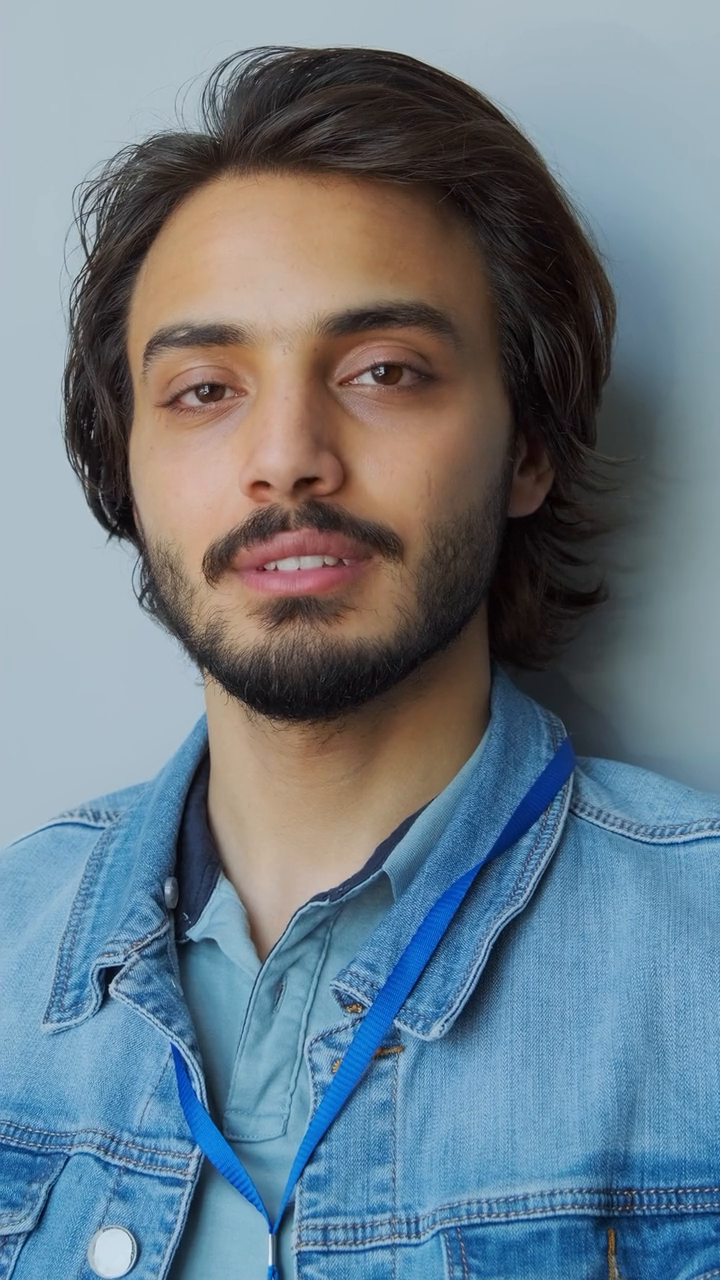
#> input picture frame 20 of Man1.mp4, 720 x 1280 px
$ python 'Video Tracking.py'
#> lines starting #> are read from the running program, lines starting #| are printed output that depends on the picture; after the words box and inside, x2 and y2 are one past the last pixel; in counts of white or black regions, pixels touching at a corner belong together
import numpy as np
import cv2
#lấy camera từ webcam
video = cv2.VideoCapture("Man1.mp4")
#trích xuất thư viện có dữ liệu sẵn
eye_detect = cv2.CascadeClassifier("haarcascade_eye_tree_eyeglasses.xml")
face_detect = cv2.CascadeClassifier("haarcascade_frontalface_default.xml")
#Hàm chạy liên tục để mở cửa sổ camera
while True:
    #video đọc đc gán cho frame
    _, frame = video.read()
#> frame is the input picture: shape (1280, 720, 3); mean B, G, R 134.8, 123.4, 107.9
    #cho thư viện tracking đc gán vào faces
    faces = face_detect.detectMultiScale(frame,1.3,5)
#> faces = [[56, 178, 497, 497]]
    #Truy xuất tọa độ của vật thể
    for (x,y,w,h) in faces:
        #thấy vật thể vẽ ô vuông quanh phần tracked
        cv2.rectangle(frame,(x,y),(x+w,y+h),(0,0,255),2)
        roi_frame = frame[y: y+h , x:x + w]
        eyes = eye_detect.detectMultiScale(roi_frame,1.08,5)
        for (ex,ey,ew,eh) in eyes:
            cv2.rectangle(roi_frame,(ex,ey),(ex+ew,ey+eh),(0,255,0),2)
#> this loop made 1 pass
#> (x, y, w, h, eyes) on pass 1: (56, 178, 497, 497, [[287, 150, 95, 95], [109, 176, 83, 83], [322, 147, 97, 97]])
#> pass 1, `roi_frame = frame[y: y+h , x:x + w]`:
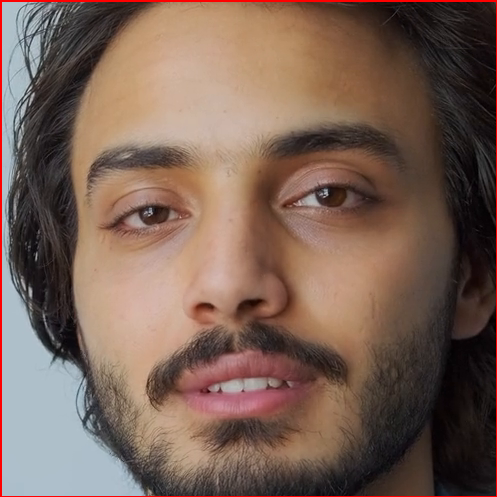
#> roi_frame: shape (497, 497, 3); mean B, G, R 85.4, 97.3, 121.5
#> after the loop:
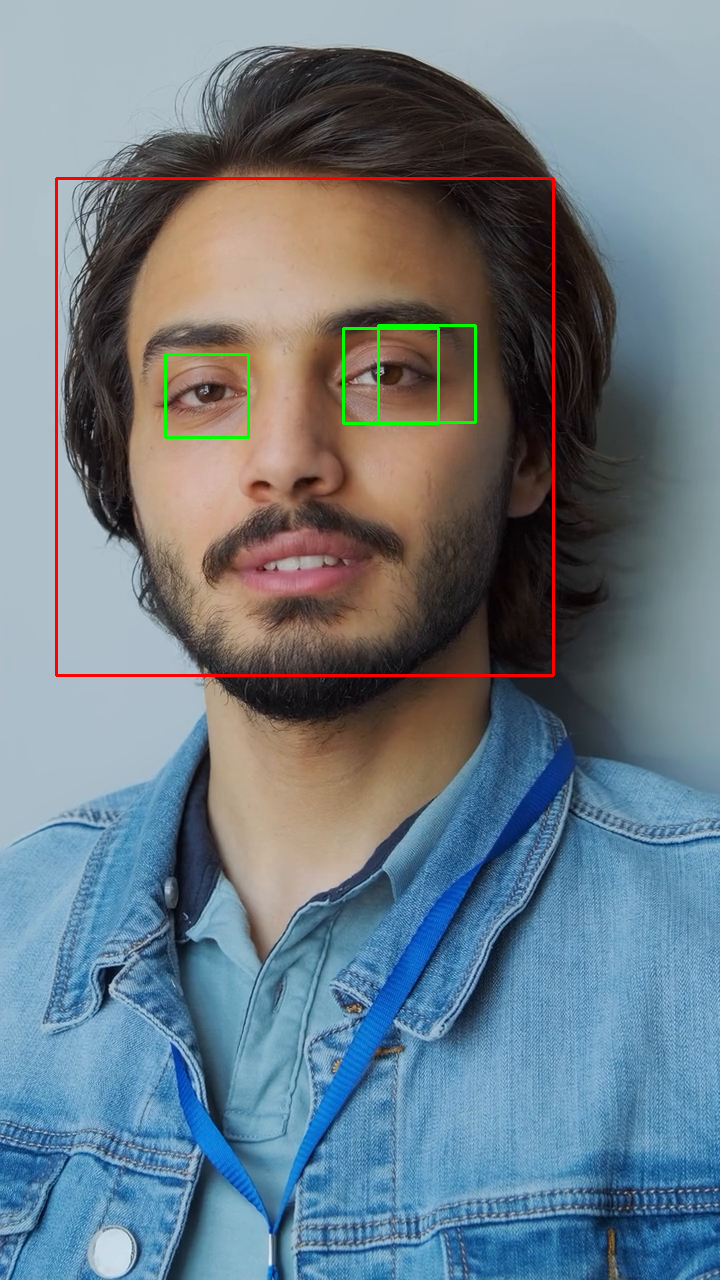
#> frame: shape (1280, 720, 3); 0.99% of pixels changed, all inside (x1, y1, x2, y2) = (55, 177, 555, 677)
#> after the loop:
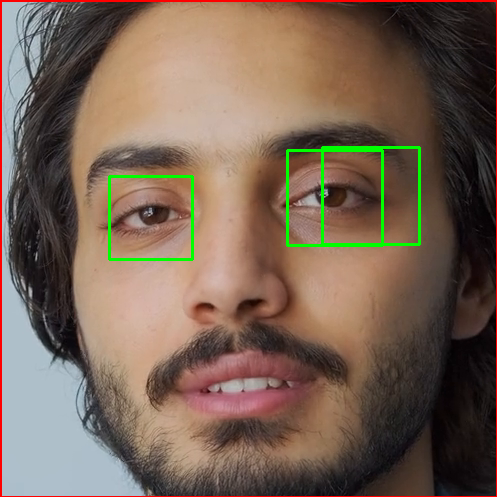
#> roi_frame: shape (497, 497, 3); 1.28% of pixels changed, all inside (x1, y1, x2, y2) = (108, 146, 421, 261)

    #show video đã đc track
    cv2.imshow("frame",frame)
    #nút tắt cửa sổ camera
    if cv2.waitKey(1) == ord("q"):
#> (key q is pressed here)
        break
#giải phóng video
video.release()
#làm sạch bộ nhớ
cv2.destroyAllWindows()

$ run again, starting later in the video
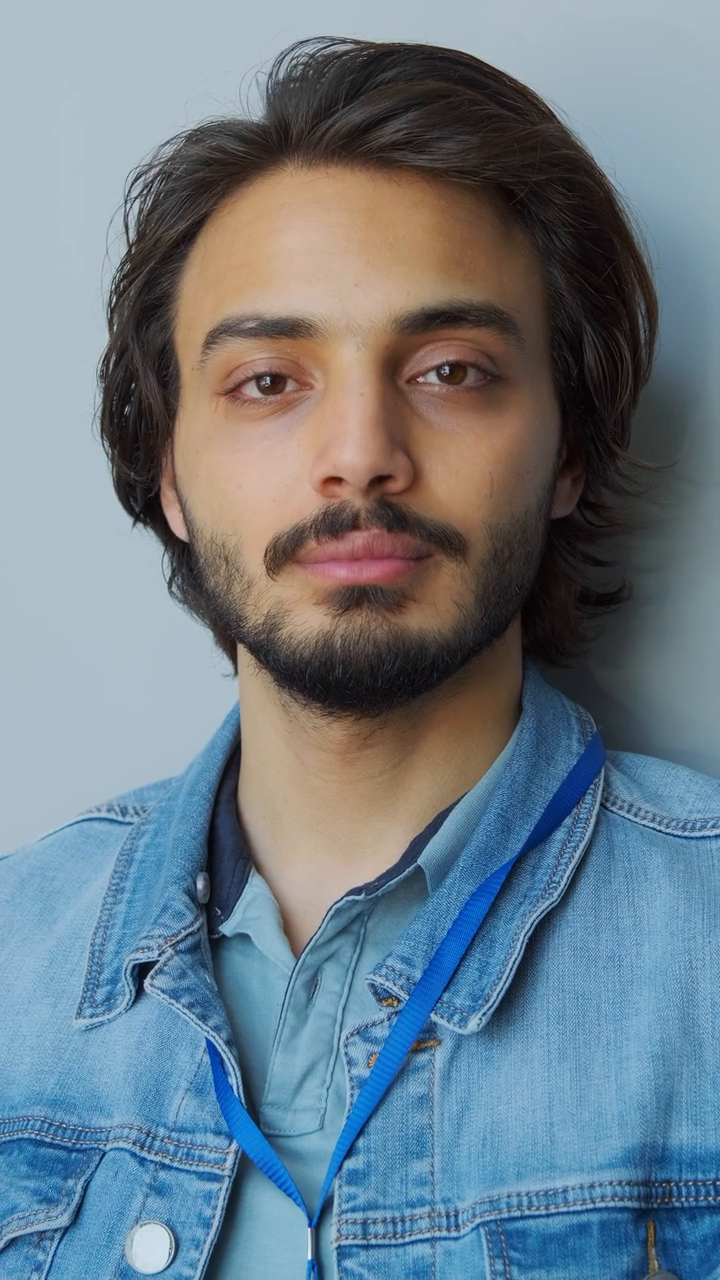
#> input picture frame 93 of Man1.mp4, 720 x 1280 px
#> frame is the input picture: shape (1280, 720, 3); mean B, G, R 136.3, 125.2, 109.8
#> faces = [[111, 174, 496, 496]]
#> the loop `for (x,y,w,h) in faces:` made 1 pass
#> (x, y, w, h, eyes) on pass 1: (111, 174, 496, 496, [[294, 150, 100, 100], [112, 167, 90, 90]])
#> after the loop `for (x,y,w,h) in faces:`:
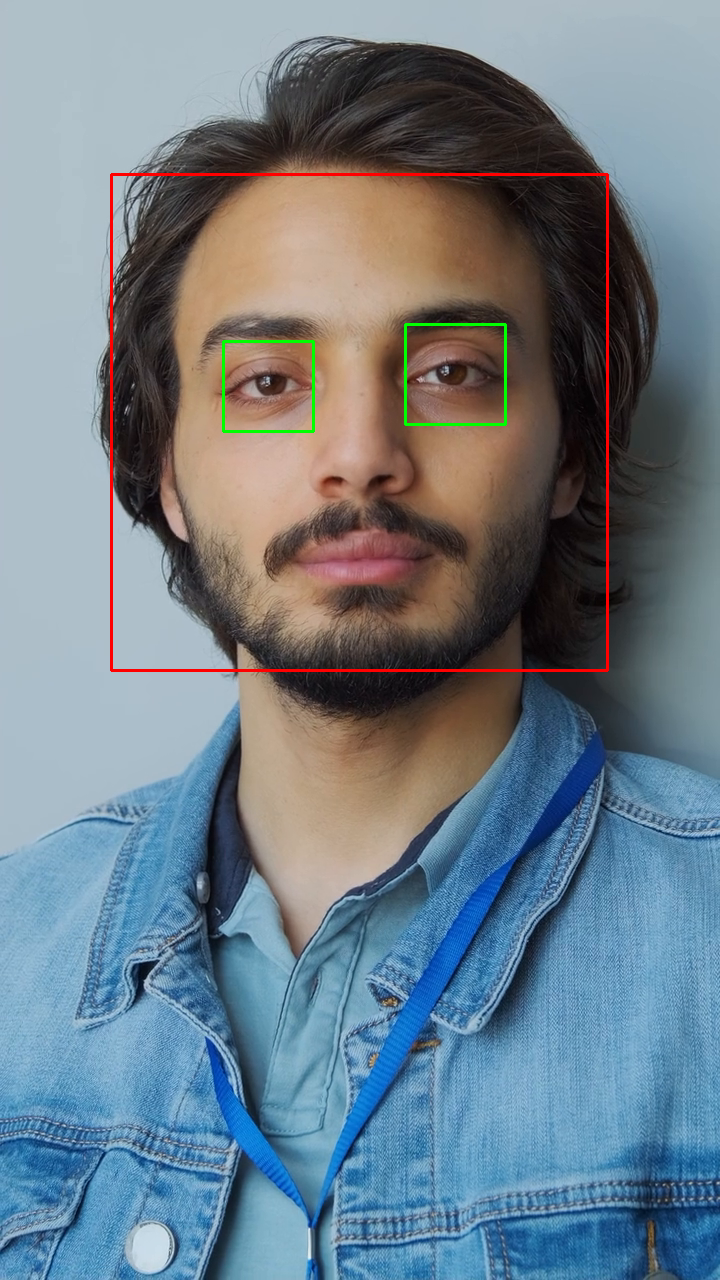
#> frame: shape (1280, 720, 3); 0.89% of pixels changed, all inside (x1, y1, x2, y2) = (110, 173, 609, 672)
#> after the loop `for (x,y,w,h) in faces:`:
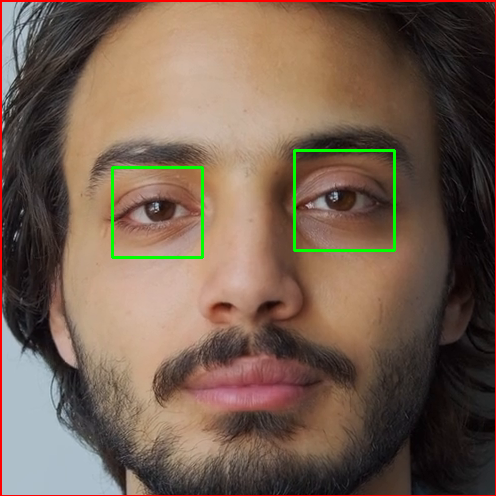
#> roi_frame: shape (496, 496, 3); mean B, G, R 79.8, 94.8, 116.8

$ run again, starting later in the video
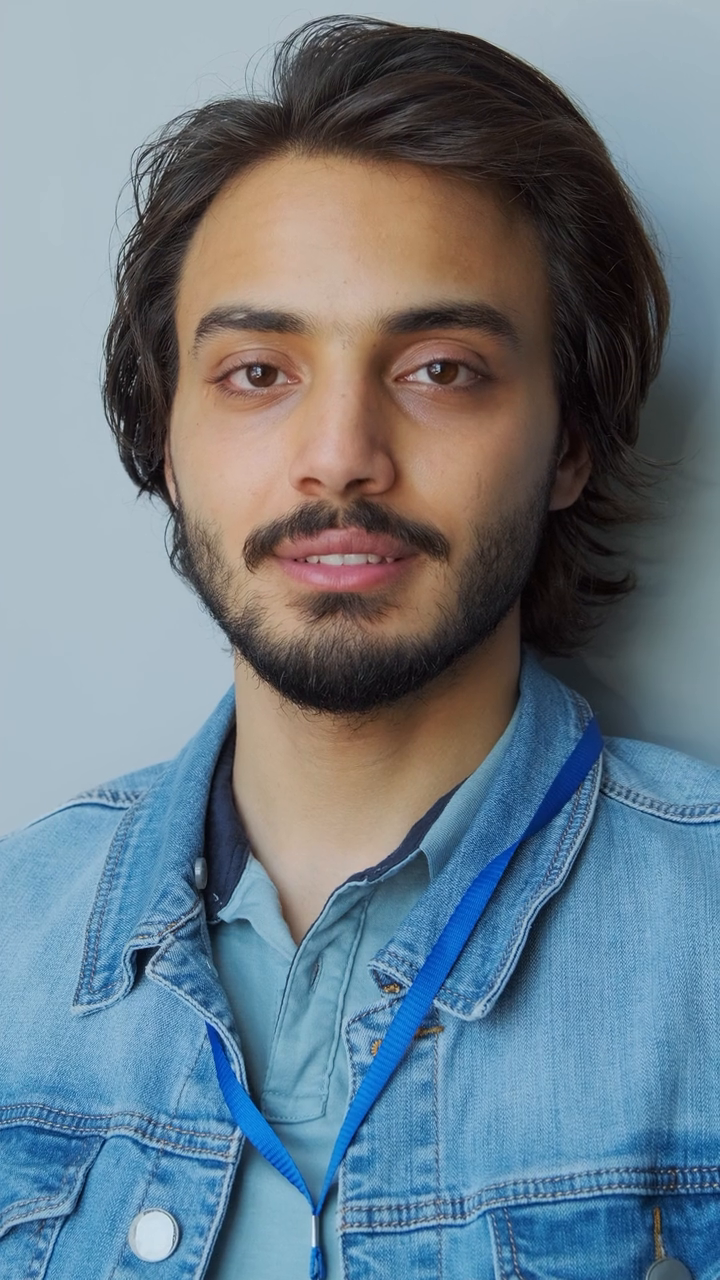
#> input picture frame 165 of Man1.mp4, 720 x 1280 px
#> frame is the input picture: shape (1280, 720, 3); mean B, G, R 136, 124.4, 108.6
#> faces = [[106, 177, 482, 482]]
#> the loop `for (x,y,w,h) in faces:` made 1 pass
#> (x, y, w, h, eyes) on pass 1: (106, 177, 482, 482, [[106, 154, 92, 92], [286, 145, 105, 105]])
#> after the loop `for (x,y,w,h) in faces:`:
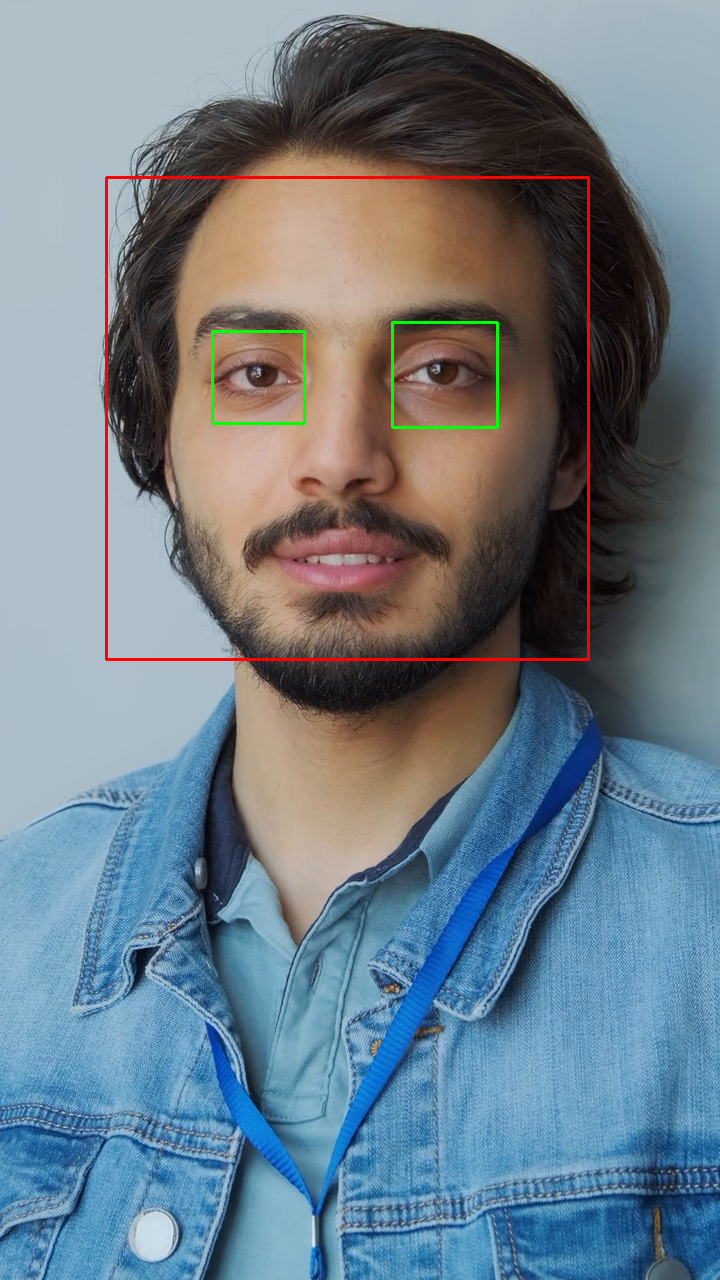
#> frame: shape (1280, 720, 3); 0.88% of pixels changed, all inside (x1, y1, x2, y2) = (105, 176, 590, 661)
#> after the loop `for (x,y,w,h) in faces:`:
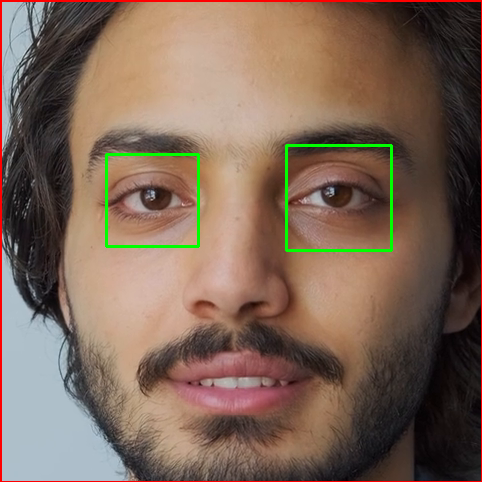
#> roi_frame: shape (482, 482, 3); mean B, G, R 87.1, 102.2, 125.1
